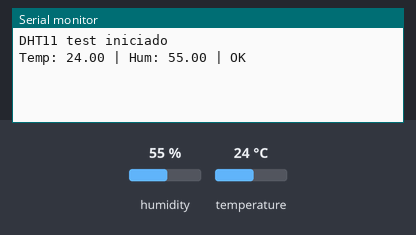
The sketch below on a simulated ESP32. Shown: the last lines printed to the serial monitor. Inputs (shaded band) come from the test bench; at power-on: humidity 55 %, temperature 24 °C.

Above: at 3.2 s.
3.3 s: humidity set to 22 %
At 5.2 s:
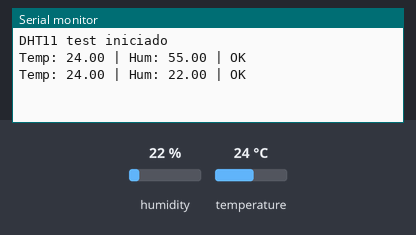
6.0 s: temperature set to 12 °C
At 6.5 s:
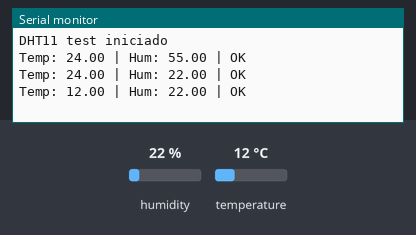
8.7 s: humidity set to 40 %
At 11.2 s:
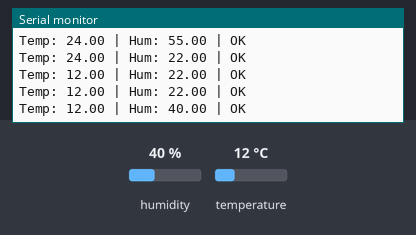
Timing chart, 0 to 12.7 s (numbered marks = the images above; inputs shaded):
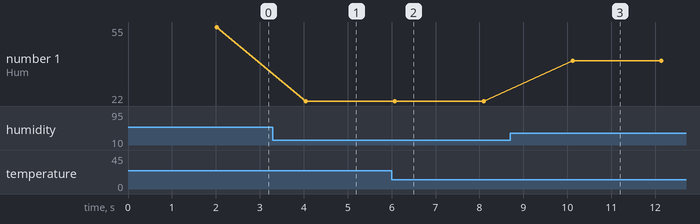

Measured:
- after the input at 3.3 s, the serial monitor: prints a new line after 0.75 s (image 1)
- after the input at 6.0 s, the serial monitor: prints a new line after 0.07 s (image 2)
- after the input at 8.7 s, the serial monitor: prints a new line after 1.4 s (image 3)
- plotted number 1: 55 → 22 after the input at 3.3 s, 22 → 40 after the input at 8.7 s

The sketch:

test_dht11_minimo.ino
```cpp
// test_dht11_minimo.ino
#include "DHT.h"

#define DHTPIN 2
#define DHTTYPE DHT11

DHT dht(DHTPIN, DHTTYPE);

void setup() {
  Serial.begin(115200);
  dht.begin();
  Serial.println("DHT11 test iniciado");
  delay(2000); // Esperar estabilización
}

void loop() {
  float t = dht.readTemperature();
  float h = dht.readHumidity();

  Serial.print("Temp: ");
  Serial.print(t);
  Serial.print(" | Hum: ");
  Serial.print(h);

  if (isnan(t) || isnan(h)) {
    Serial.println(" | ERROR: NaN detectado");
  } else {
    Serial.println(" | OK");
  }

  delay(2000);
}
```
